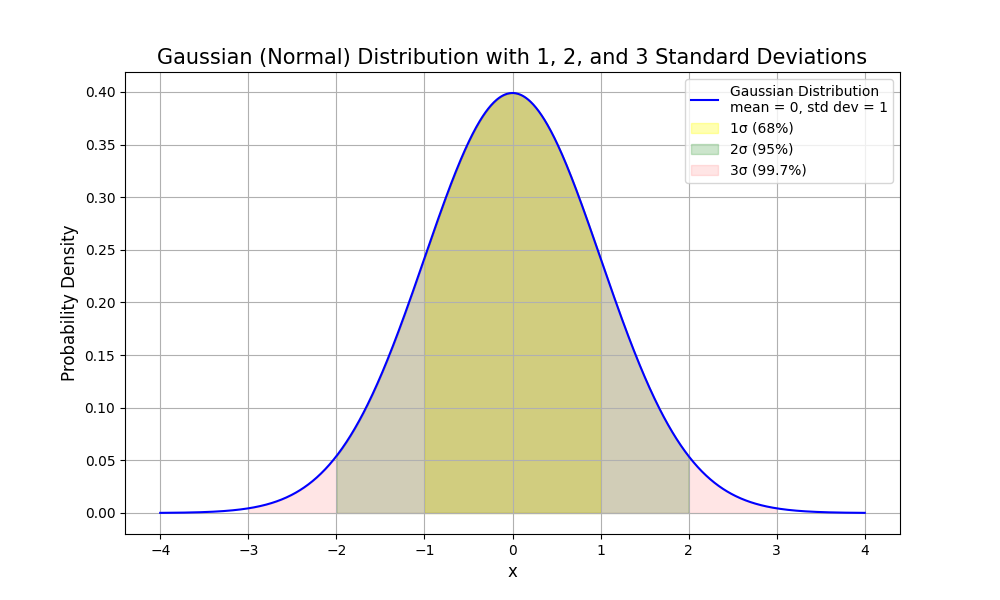

Python code for this plot:
import numpy as np
import matplotlib.pyplot as plt
from scipy.stats import norm

# Parameters for the Gaussian distribution
mean = 0      # Mean of the distribution
std_dev = 1   # Standard deviation of the distribution

# Generate a range of x values from -4σ to +4σ
x = np.linspace(mean - 4*std_dev, mean + 4*std_dev, 1000)

# Compute the corresponding y values for the Gaussian distribution
y = norm.pdf(x, mean, std_dev)

# Plot the Gaussian distribution
plt.figure(figsize=(10, 6))
plt.plot(x, y, color='blue', label=f'Gaussian Distribution\nmean = {mean}, std dev = {std_dev}')

# Fill areas for 1, 2, and 3 standard deviations
plt.fill_between(x, y, where=(x >= mean - std_dev) & (x <= mean + std_dev), color='yellow', alpha=0.3, label='1σ (68%)')
plt.fill_between(x, y, where=(x >= mean - 2*std_dev) & (x <= mean + 2*std_dev), color='green', alpha=0.2, label='2σ (95%)')
plt.fill_between(x, y, where=(x >= mean - 3*std_dev) & (x <= mean + 3*std_dev), color='red', alpha=0.1, label='3σ (99.7%)')

# Add labels and title
plt.title('Gaussian (Normal) Distribution with 1, 2, and 3 Standard Deviations', fontsize=15)
plt.xlabel('x', fontsize=12)
plt.ylabel('Probability Density', fontsize=12)

# Add grid and legend
plt.grid(True)
plt.legend()

# Show the plot
plt.savefig('gaussian123.png')
plt.show()
